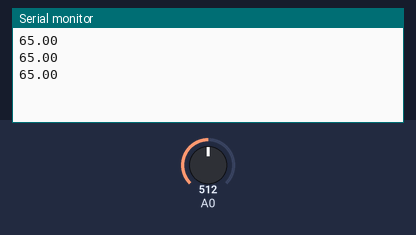
The sketch below on a simulated ESP8266 (NodeMCU). Parts: the last lines printed to the serial monitor. Inputs (shaded band) come from the test bench; at power-on: A0 = 512. WiFi joins after 1.5 s; servers stay silent unless stated.

Above: at 3.0 s.
3.1 s: A0 set to 716
At 3.7 s:
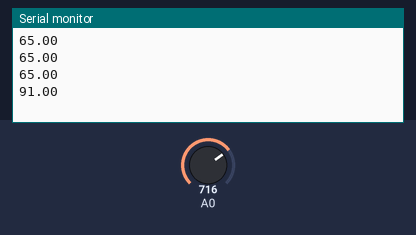
4.6 s: A0 set to 900
At 5.2 s:
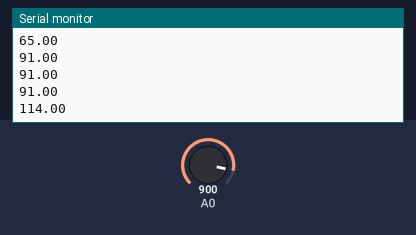
Timing chart, 0 to 7.6 s (numbered marks = the images above; inputs shaded):
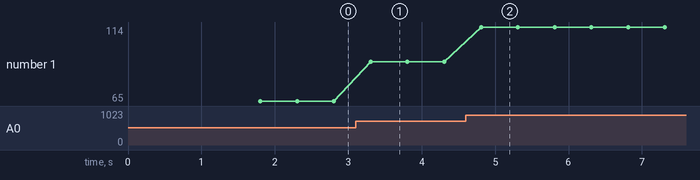

The sketch:

Potantiometer.ino
```cpp
#define BLYNK_TEMPLATE_ID "TMPL3XIDyN2L6"
#define BLYNK_TEMPLATE_NAME "Black Box"
#define BLYNK_AUTH_TOKEN "LH2OYS1id0v5rVqtiWco41L9Kzw313C2"

#define BLYNK_PRINT Serial
#include <ESP8266WiFi.h>
#include <BlynkSimpleEsp8266.h>
#include <SoftwareSerial.h>
const char* ssid = "OPPOReno8T5G";
const char* password ="OPPO8T5G";

// const char* ssid = "oneplus11r5g";
// const char* password ="288560123";

void setup() {
  pinMode(A0, INPUT);
  Blynk.begin(BLYNK_AUTH_TOKEN, ssid, password);
  Serial.begin(9600);
}

void loop() {
  int potValue = analogRead(A0);
  float Speed = map(potValue, 0, 1023, 0, 130);
  Blynk.virtualWrite(V0, Speed);
  Serial.println(Speed);
  Blynk.run();
  delay(500);
}
```

Measured:
- after the input at 3.1 s, the serial monitor: prints a new line after 0.21 s (image 1)
- after the input at 4.6 s, the serial monitor: prints a new line after 0.21 s (image 2)
- plotted number 1: 65 → 91 after the input at 3.1 s, 91 → 114 after the input at 4.6 s
